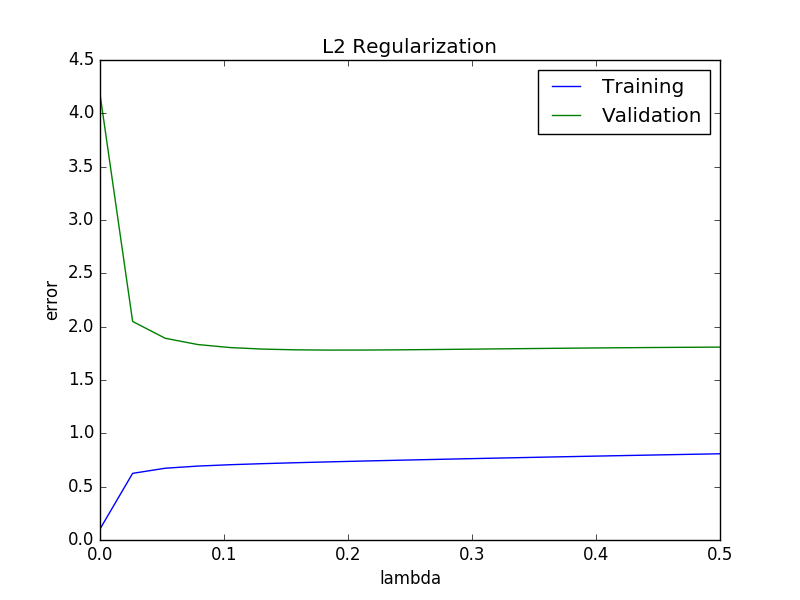

Source code (Python):
import tqdm
import numpy as np
import regressData
from matplotlib import pyplot as plt

def poly_basis(x, m):
    result = []
    for x_i in x:
        vector = [1.0]
        for m_i in range(1, m + 1):
            vector += [x_i**m_i]
        result += [vector]
    return np.array(result)

ax, ay = regressData.regressAData()
bx, by = regressData.regressBData()
vx, vy = regressData.validateData()

def ridge_regression(x, y, c):
    u = np.mean(x, axis=0)
    u[0] = 0
    z = x - u
    reg = c*np.eye(x.shape[1])
    w = np.linalg.inv(z.transpose().dot(z) + reg).dot(z.transpose()).dot(y)
    return (w, u)

def tune(l, m):
    order = m
    w, u = ridge_regression(poly_basis(ax, order), ay, l)
    sx = np.linspace(-2.9,2.45,10000)
    sy = (poly_basis(sx, order) - u).dot(w)

    ay_predicted_wathetoeush = (poly_basis(ax, order) - u).dot(w)
    training_mse = np.linalg.norm(ay_predicted_wathetoeush - ay)

    vy_predicted_wathetoeush = (poly_basis(vx, order) - u).dot(w)
    validation_mse = np.linalg.norm(vy_predicted_wathetoeush - vy)

    by_predicted_wathetoeush = (poly_basis(bx, order) - u).dot(w)
    testing_mse = np.linalg.norm(by_predicted_wathetoeush - by)

    return (training_mse, validation_mse, testing_mse)

m = 10
x_axis = np.linspace(0,0.5,20)
training_mses = []
validation_mses = []
for l in tqdm.tqdm(x_axis):
    training_mse, validation_mse, testing_mse = tune(l, m)
    training_mses += [training_mse]
    validation_mses += [validation_mse]

a, = plt.plot(x_axis, training_mses, label="Training")
b, = plt.plot(x_axis, validation_mses, label="Validation")
plt.title("L2 Regularization")
plt.xlabel("lambda")
plt.ylabel("error")
plt.legend(handles=[a, b])
plt.show()
